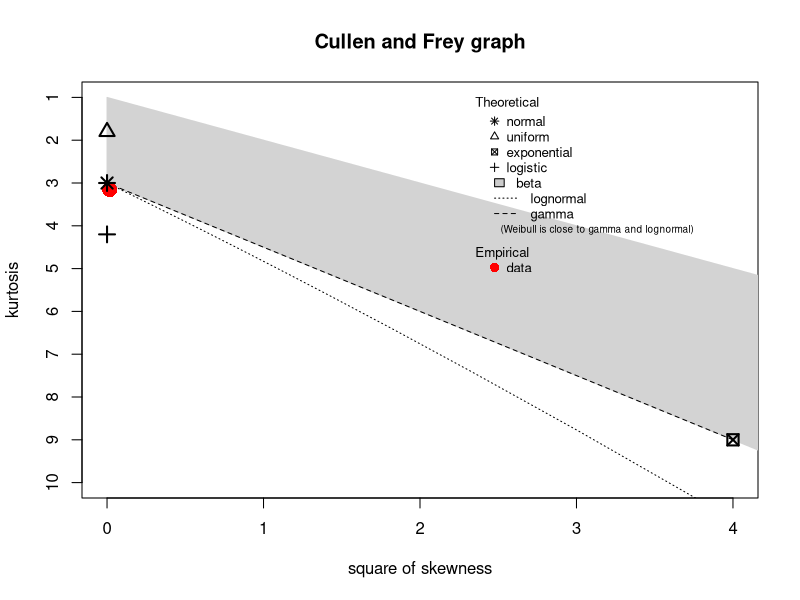
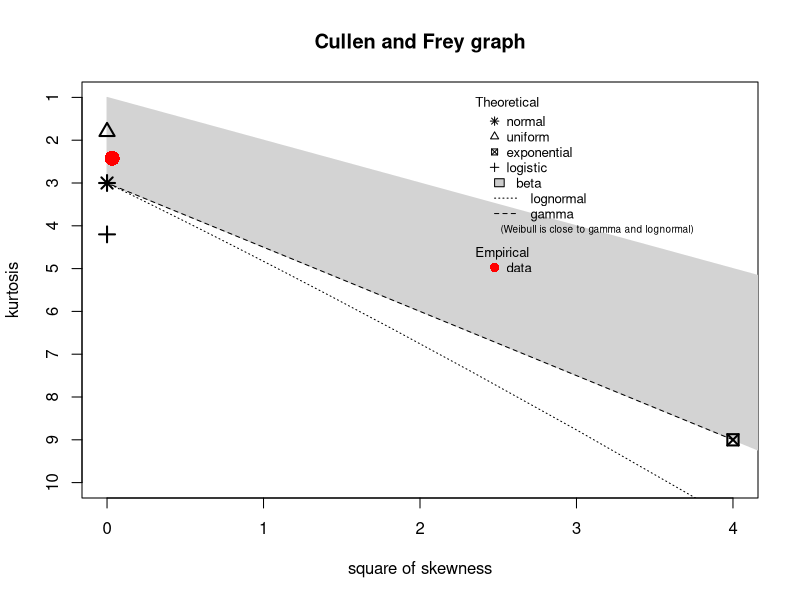
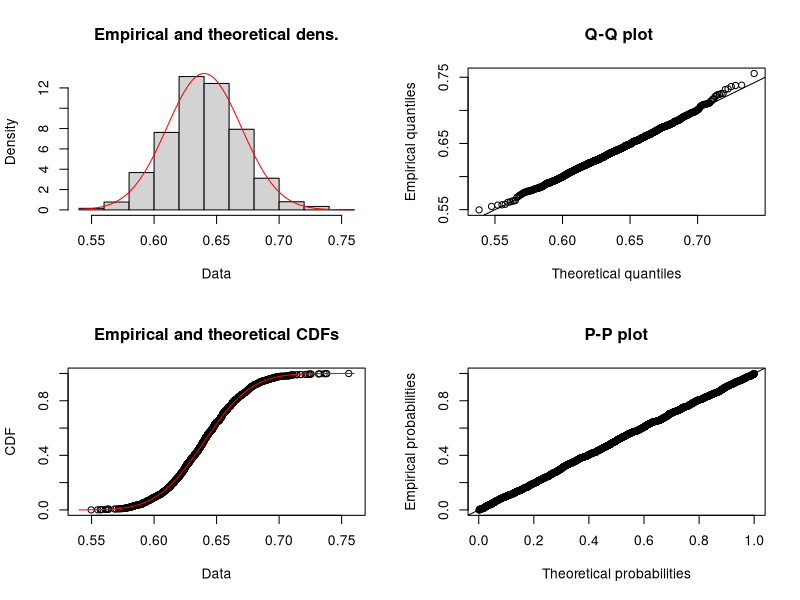
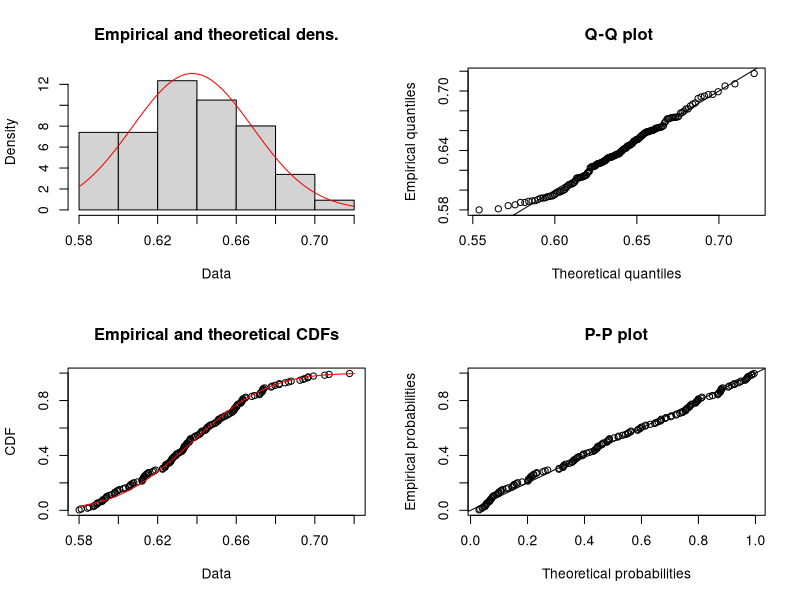
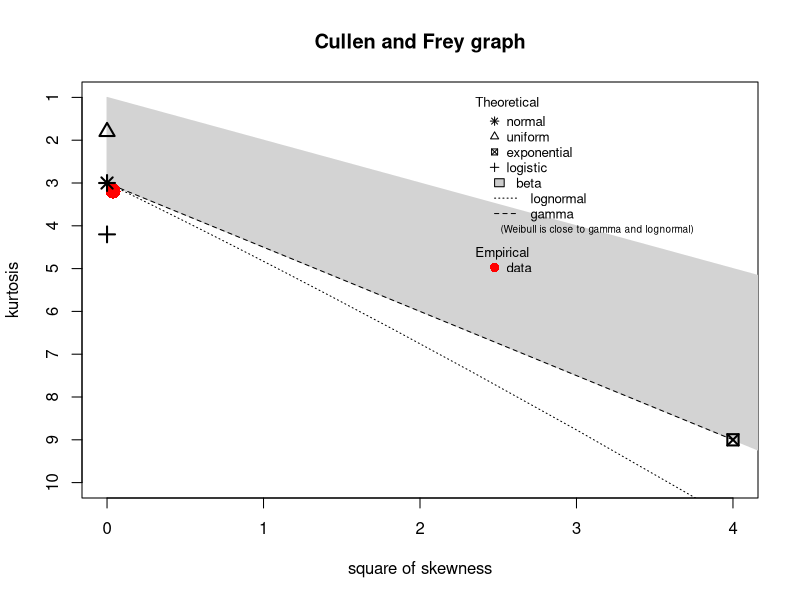

The R script that drew these images, in order: (Note: this script raises an error after producing the figures.)
library(dplyr)
library(fitdistrplus)
library(ggplot2)
data <- read.csv("Data/BOS_NYY_2009_2019.csv", stringsAsFactors = FALSE)
data$Game_Year <- paste(data$Rk, data$Year, sep = "_")
# Turn every number into 000
data$yearGame <- as.integer(paste(as.character(data$Year), ifelse(data$Rk < 10, paste("00", as.character(data$Rk), sep = ""),
       ifelse(data$Rk >= 10 & data$Rk < 100, paste("0", as.character(data$Rk), sep = ""),as.character(data$Rk))), sep = ""))

# Average 
avgData <- data %>% 
  group_by(yearGame, Year) %>% 
  summarise(mean_PerSK = mean(PerSK))
avgData2019 <- avgData %>% 
  filter(Year == 2019)
avgData2009_2018 <- avgData %>% 
  filter(Year < 2019)

# Split by Boston and New York 
# Boston Hold out 2019
Bos2019 <- data %>% 
  filter(Team == "BOS" & Year == 2019)
# Boston 2009 to 2018
Bos2009_2018 <- data %>% 
  filter(Team == "BOS" & Year < 2019)
# New York 2019
Nyy2019 <- data %>% 
  filter(Team == "NYY" & Year == 2019)
# New York 2009 to 2018
Nyy2009_2018 <- data %>% 
  filter(Team == "NYY" & Year < 2019)

# Check Distribution 

## Average 
descdist(avgData2009_2018$mean_PerSK, discrete = FALSE)
descdist(avgData2019$mean_PerSK, discrete = FALSE)

### Average Distributions 
plot(fitdist(avgData2009_2018$mean_PerSK, "norm"))
plot(fitdist(avgData2019$mean_PerSK, "norm"))

## Boston 
descdist(Bos2009_2018$PerSK, discrete = FALSE)
descdist(Bos2019, discrete = FALSE)

### Boston Distribution Plots
plot(fitdist(Bos2009_2018$PerSK, "norm"))
plot(fitdist(Bos2019$PerSK, "norm"))

## New York 
descdist(Nyy2009_2018$PerSK, discrete = FALSE)
descdist(Nyy2019$PerSK, discrete = FALSE)

### New York Yankees Distribution Plots
plot(fitdist(Nyy2009_2018$PerSK, "norm"))
plot(fitdist(Nyy2019$PerSK, "norm"))

# Time Plot 

## Average

## 2009-2018
ggplot(avgData2009_2018, aes(yearGame, mean_PerSK)) + xlab("Year Game Index") +
  ylab("Percent of Pitches That Are Strike") + ggtitle("Boston Red Sox and New York Yankees Percenatge of Pitches That Are Strikes 2009-2018") +
  geom_line() + theme_classic()

## 2019
ggplot(avgData2019, aes(yearGame, mean_PerSK)) + xlab("Year Game Index") +
  ylab("Percent of Pitches That Are Strike") + ggtitle("Boston Red Sox and New York Yankees Percenatge of Pitches That Are Strikes 2019") +
  geom_line() + theme_classic()

## Boston 
ggplot(Bos2009_2018, aes(yearGame, PerSK)) + xlab("Year Game Index") +
  ylab("Percent of Pitches That Are Strike") + ggtitle("Boston Red Sox Percenatge of Pitches That Are Strikes 2009-2018") +
  geom_line() + theme_classic()

ggplot(Bos2019, aes(yearGame, PerSK)) + xlab("Year Game Index") +
  ylab("Percent of Pitches That Are Strike") + ggtitle("Boston Red Sox Percenatge of Pitches That Are Strikes 2019") +
  geom_line() + theme_classic()

## New York
# NYY 2009-2018
ggplot(Nyy2009_2018, aes(yearGame, PerSK)) + xlab("Year Game Index") +
  ylab("Percent of Pitches That Are Strike") + ggtitle("New York Yankees Percenatge of Pitches That Are Strikes 2009-2018") +
  geom_line() + theme_classic()
# 2019
ggplot(Nyy2019, aes(yearGame, PerSK)) + xlab("Year Game Index") +
  ylab("Percent of Pitches That Are Strike") + ggtitle("New York Yankees Percenatge of Pitches That Are Strikes 2019") +
  geom_line() + theme_classic()







# ETS Plot

## Average 

## Boston 

## New York 

# Forecast for 2019
# Foreast by game
# compare to average from pervious year
# Forecast Overall percentage for whole season

# Arima

# ETS

# Maybe more advanced 

# Analysis of Risiduals

# Forecast Accuracy 

# Conclusion
